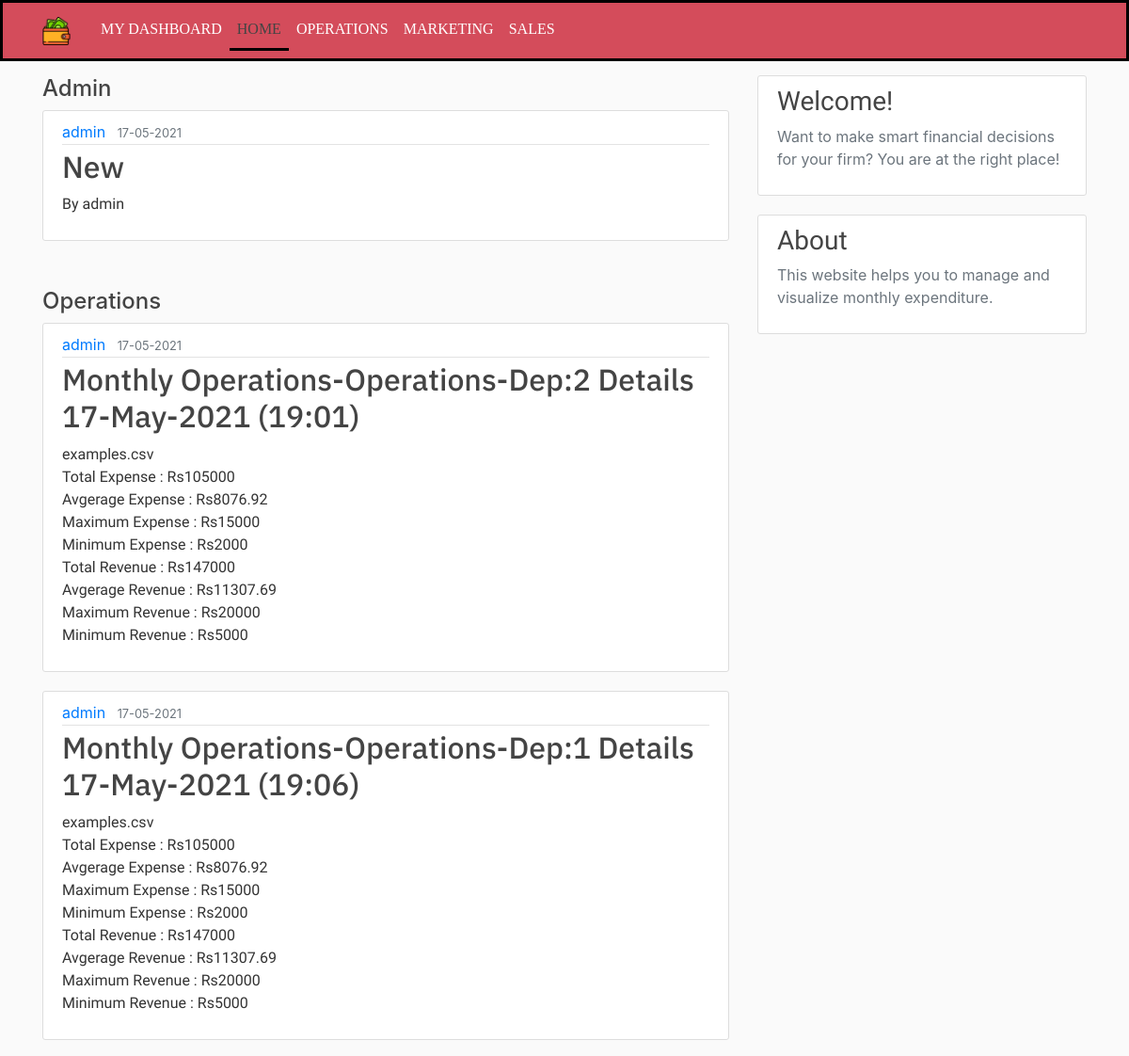
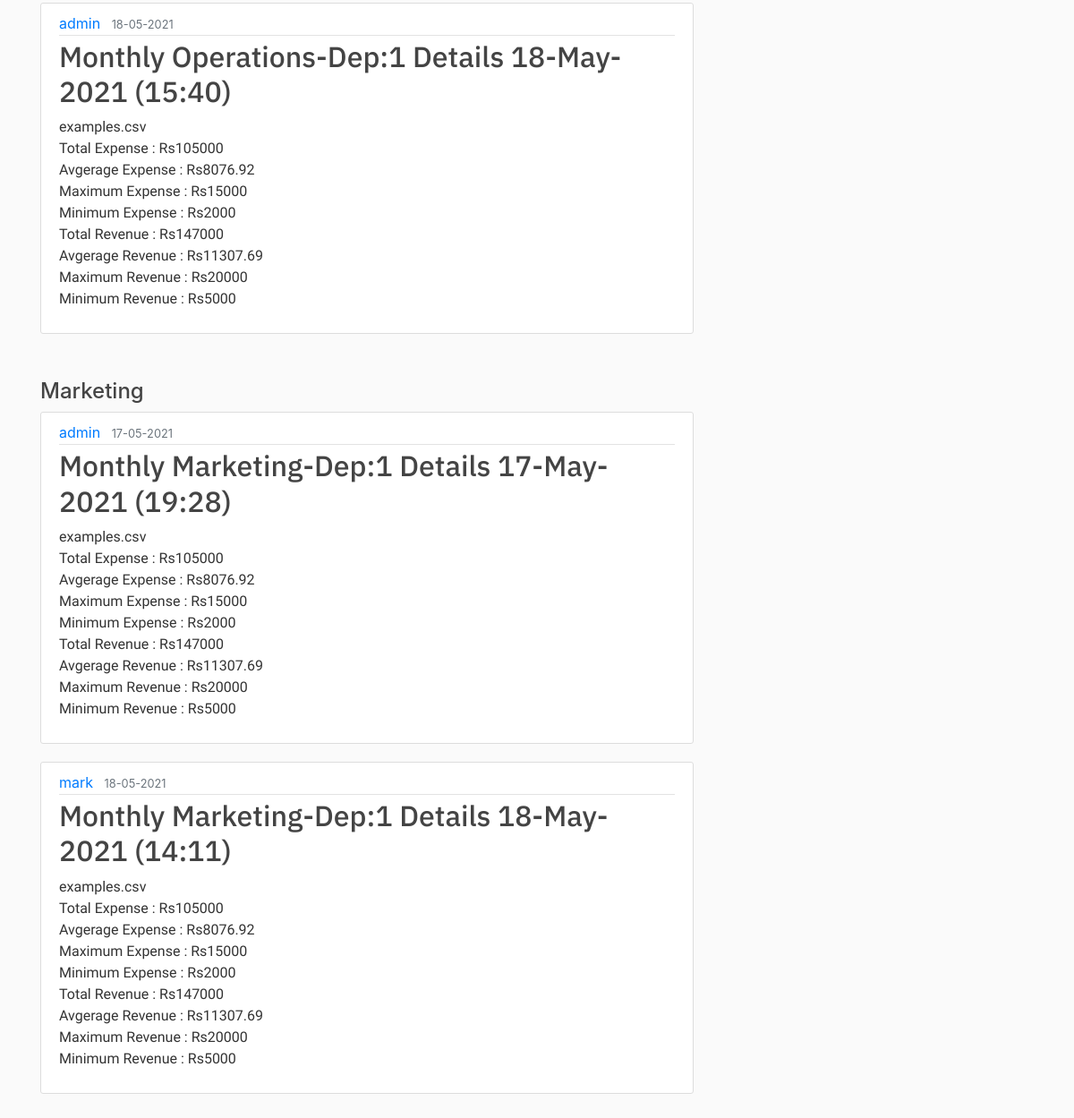
Screenshot of /home (signed in) with the database file from the repository (2 pictures, top to bottom).
### budgetapp/models.py (models this page shows, shortened)
class Post(db.Model):
    id = db.Column(db.Integer, primary_key=True)
    title = db.Column(db.String(100), nullable=False)
    date_posted = db.Column(db.DateTime, nullable=False, default=datetime.utcnow)
    department = db.Column(db.Text, nullable=False)
    dep_num= db.Column(db.String(12), nullable=False) #Sub-department
    content = db.Column(db.Text, nullable=False)
    user_id = db.Column(db.Text, db.ForeignKey('user.id'), nullable=False)

class User(db.Model, UserMixin):
    id = db.Column(db.Integer, primary_key=True, autoincrement=True)
    username = db.Column(db.String(20), unique=True, nullable=False)
    email = db.Column(db.String(120), unique=True, nullable=False)
    department = db.Column(db.String(12), nullable=False)
    dep_num= db.Column(db.String(12), nullable=False)
    password = db.Column(db.String(60), nullable=False)
    posts = db.relationship('Post', backref='author')

### budgetapp/routes.py (the view)
@app.route("/home")
@login_required
def home():
    global h,o,s,m
    Dep=['Admin', 'Operations', 'Marketing', 'Sales']
    file=dict()
    for i in Dep:
        post=Post.query.filter_by(department=i)
        if if_post(post):
            file[i]=post
    return render_template('home.html',dep=file,active_h='active',h=h,o=o,s=s,m=m)

### budgetapp/models.py (called while the page is built)
@login_manager.user_loader
def load_user(user_id):
    return User.query.get(int(user_id))

### budgetapp/routes.py (called while the page is built)
def if_post(post):
    c=0;
    for i in post:
        c=c+1
    if c==0:
        return 0
    return 1

### budgetapp/templates/home.html (shortened to what this page needs)
{% extends 'layouts.html'%}
    {% block content%}
    {% for d in dep%}
      {% if dep[d] %}
        <h4>{{d}}</h4>
      {% endif %}
      {% for post in dep[d] %}
        <article class="media content-section">
          <div class="media-body">
            <div class="article-metadata">
              <a class="mr-2" href="#">{{ post.author.username }}</a>
              <small class="text-muted">{{ post.date_posted.strftime('%d-%m-%Y') }}</small>
            </div>
            <h2><a class="article-title" style="font-family: 'IBM Plex Sans', sans-serif;">{{ post.title }}</a></h2>
            <p class="article-content" style="font-family: 'ABeeZee', sans-serif;">{{ post.content }}</p>
          </div>
        </article>
        {% endfor %}
    {% endfor %}
    {% endblock content%}

### budgetapp/templates/layouts.html (shortened to what this page needs)
<!DOCTYPE html>
<html lang="en">
<head>
    <link rel="stylesheet" href="https://maxcdn.bootstrapcdn.com/bootstrap/4.0.0/css/bootstrap.min.css">
<link rel='stylesheet' href='https://cdn-uicons.flaticon.com/uicons-regular-rounded/css/uicons-regular-rounded.css'>
<link rel='stylesheet' href='https://cdn-uicons.flaticon.com/uicons-bold-rounded/css/uicons-bold-rounded.css'>
    <link rel="stylesheet" type="text/css" href="{{ url_for('static', filename='main.css') }}?version=51">
</head>
<body>
    <header class="site-header">
        <nav class="navbar navbar-expand-md navbar-dark bg-steel fixed-top">
          <div class="container">
            <a class="navbar-brand mr-4" href="/">
                <img src={{ url_for('static', filename='purse.png') }} width="30" height="30" class="d-inline-block align-top" alt="">
            </a>
            <div class="collapse navbar-collapse" id="navbarToggle">
              <div class="navbar-nav mr-auto">
                {% if current_user.is_authenticated %}
                  <a class="nav-item nav-link {{ active_d }}" href="{{ url_for('dashboard') }}">MY DASHBOARD</a>
                  {% if h==1 %}
                    <a class="nav-item nav-link {{ active_h }}" href="{{ url_for('home') }}">HOME</a>
                    <a class="nav-item nav-link {{ active_o }}" href="{{ url_for('operations') }}">OPERATIONS</a>
                    <a class="nav-item nav-link {{ active_m }}" href="{{ url_for('marketing') }}">MARKETING</a>
                    <a class="nav-item nav-link {{ active_s }}" href="{{ url_for('sales') }}">SALES</a>
                  {%endif%}
                {% endif %}
              </div>
              <div class="navbar-nav">
                {% if current_user.is_authenticated %}
                  <a class="nav-item nav-link" href="{{ url_for('account') }}"></a>
                  <a class="nav-item nav-link" href="{{ url_for('logout') }}"></a>
                {% endif %}
              </div>
            </div>
          </div>
        </nav>
      </header>
      <main role="main" class="container">
        <div class="row">
          <div class="col-md-8">
            {% block content %}{% endblock %}
          </div>
          <div  class="col-md-4">
            <div class="content-section">
              <h3 style="font-family: 'El Messiri', sans-serif;">Welcome!</h3>
              <p class='text-muted'>Want to make smart financial decisions for your firm? You are at the right place!</p>
            </div>
            <div class="content-section">
              <h3 style="font-family: 'El Messiri', sans-serif;">About</h3>
              <p class='text-muted'>This website helps you to manage and visualize monthly expenditure.
              </p>
            </div>
          </div>
        </div>
      </main>
  </body>
</body>
</html>

### budgetapp/static/main.css (style rules this page uses)
body { background: #fafafa; color: #333333; margin-top: 5rem; }
h1, h2, h3, h4, h5, h6 { color: #444444; }
.bg-steel { background-color: #D44C5B; border-style: solid; border-color: black; }
.site-header .navbar-nav .nav-link { font-family: 'Bree Serif', serif; color: white; }
.site-header .navbar-nav .nav-link.active { font-weight: 500; border-bottom-style: solid; border-bottom-color: black; transition-delay: 1s; color: #444444; }
.content-section { background: #ffffff; padding: 10px 20px; border: 1px solid #dddddd; border-radius: 3px; margin-bottom: 20px; }
.article-title { color: #444444; }
.article-content { white-space: pre-line; }
.article-metadata { padding-bottom: 1px; margin-bottom: 4px; border-bottom: 1px solid #e3e3e3 }

### rows the page displays
Post: author.username "admin", date_posted "17-05-2021", title "New", content "By admin"
Post: author.username "admin", date_posted "17-05-2021", title "Monthly Operations-Operations-Dep:2 Details 17-May-2021 (19:01)", content "examples.csv Total Expense : Rs105000 Avgerage Expense : Rs8076.92 Maximum Expense : Rs15000 Minimum Expense : Rs2000 Total Revenue : Rs147000 Avgerage Revenue : Rs11307.69 Maximum Revenue : Rs20000 Minimum Revenue : Rs5000"
Post: author.username "admin", date_posted "17-05-2021", title "Monthly Operations-Operations-Dep:1 Details 17-May-2021 (19:06)", content "examples.csv Total Expense : Rs105000 Avgerage Expense : Rs8076.92 Maximum Expense : Rs15000 Minimum Expense : Rs2000 Total Revenue : Rs147000 Avgerage Revenue : Rs11307.69 Maximum Revenue : Rs20000 Minimum Revenue : Rs5000"
Post: author.username "admin", date_posted "18-05-2021", title "Monthly Operations-Dep:1 Details 18-May-2021 (15:40)", content "examples.csv Total Expense : Rs105000 Avgerage Expense : Rs8076.92 Maximum Expense : Rs15000 Minimum Expense : Rs2000 Total Revenue : Rs147000 Avgerage Revenue : Rs11307.69 Maximum Revenue : Rs20000 Minimum Revenue : Rs5000"
Post: author.username "admin", date_posted "17-05-2021", title "Monthly Marketing-Dep:1 Details 17-May-2021 (19:28)", content "examples.csv Total Expense : Rs105000 Avgerage Expense : Rs8076.92 Maximum Expense : Rs15000 Minimum Expense : Rs2000 Total Revenue : Rs147000 Avgerage Revenue : Rs11307.69 Maximum Revenue : Rs20000 Minimum Revenue : Rs5000"
Post: author.username "mark", date_posted "18-05-2021", title "Monthly Marketing-Dep:1 Details 18-May-2021 (14:11)", content "examples.csv Total Expense : Rs105000 Avgerage Expense : Rs8076.92 Maximum Expense : Rs15000 Minimum Expense : Rs2000 Total Revenue : Rs147000 Avgerage Revenue : Rs11307.69 Maximum Revenue : Rs20000 Minimum Revenue : Rs5000"

### other values shown
{{ d }} "Admin" "Operations" "Marketing"
